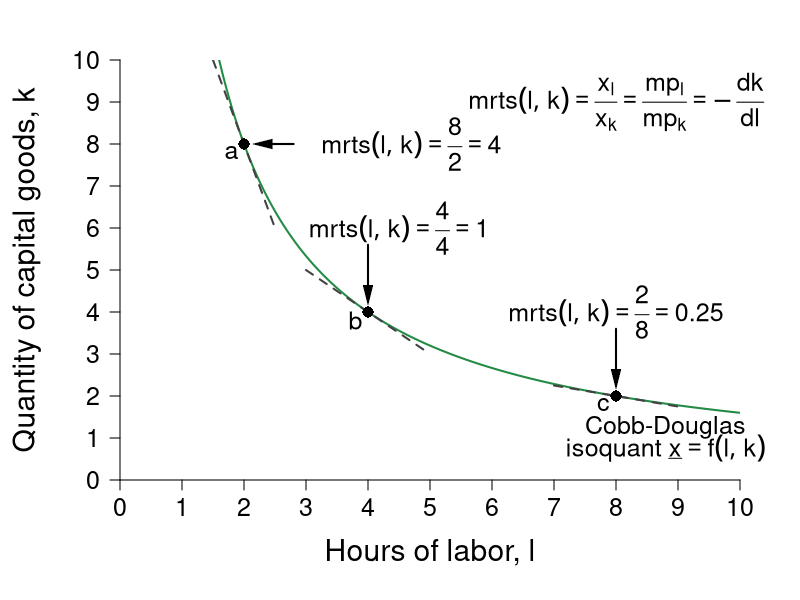

This figure's R source:
#Graph Designer: Simon Halliday
#Authors: Bowles, Foley and Halliday
#Title: Coordination, Conflict and Competition: A Text in Microeconomics

library(shape)
pdf(file = "specprodexch/isoquant_trs.pdf", width = 7, height = 7)

#Set parameters for graphics
pointsize <- 1.8
axislabelsize <- 1.8
labelsize <- 1.5
namesize <- 1.8
annotatesize <- 1.5
graphlinewidth <- 2
segmentlinewidth <- 1.5


COL <- c("#7fc97f", "#beaed4", "#fdc086", "#ffff99", "#386cb0", "#f0027f", "#bf5b17", "#666666")
COLA <- c("#e0f3db", "#99d8c9","#66c2a4","#41ae76", "#238b45", "#005824")
COLB <- c("#c6dbef", "#4eb3d3", "#2b8cbe", "#0868ac","#084081")

#Edited the margins to cater for the larger LHS labels
par(mar =  c(6, 6, 3, 3))

uFn <- function(x, y, alpha = 0.5){
  (x^alpha)*(y^(1 - alpha))
}

indiffA <- function(x, alpha = 0.5, uA = 5) {
  (uA / x^alpha)^(1/(1 - alpha))
}

trsline <- function(x, constant = 10, slope = 4){
  constant - (slope)*x
}

xlims <- c(0, 10)
ylims <- c(0, 10)

npts <- 501 
x <- seq(xlims[1], xlims[2], length.out = npts)
y <- seq(ylims[1], ylims[2], length.out = npts) 
a <- c(2, 4, 6)

plot(0, 0, xlim = xlims, ylim = ylims, type = "n",
     xlab = expression(paste("")),
     ylab = expression(paste("")), 
     xaxt = "n", 
     yaxt = "n", 
     cex.lab = axislabelsize, 
     bty = "n", 
     xaxs="i", 
     yaxs="i"
)


ticksy <- seq(from = 0, to = ylims[2], by = 1)
ylabels <- seq(from = 0, to = ylims[2], by = 1)
ticksx <- seq(from = 0, to = xlims[2], by = 1)
xlabels <- seq(from = 0, to = xlims[2], by = 1)
# ticksy <- c(ylims[1], 5.25, 8, ylims[2])
# ylabels <- c(NA, expression(paste(y,"*")), expression(paste(bar(y))), NA)
# ticksx <- c(xlims[1], 5.25, 8.944272, xlims[2])
# xlabels <- c(NA, expression(paste(x,"*")), expression(paste(bar(x))), NA)

axis(1, at = ticksx, pos = 0, labels = xlabels, cex.axis = labelsize)
axis(2, at = ticksy, pos = 0, labels = ylabels, las = 1, cex.axis = labelsize)

npts <- 500 
xx1 <- seq(xlims[1], xlims[2], length.out = npts)
xx2 <- seq(0, xlims[2], length.out = npts)
xx3 <- seq(1.5, 2.5, length.out = npts)
xx4 <- seq(3, 5, length.out = npts)
xx5 <- seq(7, 9, length.out = npts)

#Draw the graphs
lines(xx1, indiffA(xx1, alpha = 0.5, uA = 4), col = COLA[5], lwd = graphlinewidth)
lines(xx3, trsline(xx3, constant = 16), col = "grey26", lty = 2, lwd = graphlinewidth)
lines(xx4, trsline(xx4, constant = 8, slope = 1), col = "grey26", lty = 2, lwd = graphlinewidth)
lines(xx5, trsline(xx5, constant = 4, slope = 0.25), col = "grey26", lty = 2, lwd = graphlinewidth)
#lines(xx4, mcline(xx4, constant = totalcost(x = 3, c0 = 2, c1 = 0.05, c2 = 0.05) - 3*marginalcost(x = 3, c1 = 0.05, c2 = 0.05), slope = marginalcost(x = 3, c1 = 0.05, c2 = 0.05)), col = "gray", lty = 2, lwd = graphlinewidth)



#Label the feasible frontier
# text(3.2, 1, expression("Feasible Frontier"), cex = labelsize)
# text(3.2, 0.5, expression("(production possibilities frontier)"), cex = labelsize)
# Arrows(4.35, 0.95, 8.1, 0.95, col = "black", lty = 1, lwd = 2, arr.type = "triangle", arr.lwd = 0.5)

#Axis labels
mtext(expression(paste("Hours of labor, ", l)), side = 1, line = 3.5, cex = axislabelsize)
text(-1.5, 5, expression(paste("Quantity of capital goods, ", k)), xpd = TRUE, cex = axislabelsize, srt = 90) 


# contour(x, y, 
#         outer(x, y, uFn),
#         drawlabels = FALSE,
#         col = COLB[3],
#         lwd = graphlinewidth,
#         levels = a, 
#         xaxs="i", 
#         yaxs="i", 
#         add = TRUE)


#Label the indifference curves
text(8.8, 1.25, expression("Cobb-Douglas"), cex = labelsize, xpd = TRUE)
text(8.8, 0.75, expression(paste("isoquant ", underline(x) ==f(l,k))), cex = labelsize, xpd = TRUE)

text(8, 4, expression(paste(mrts(l,k) == frac(2,8), phantom() == 0.25)), cex = labelsize, xpd = TRUE)
Arrows(8, 3.6, 8, 2.4, col = "black", lty = 1, lwd = 2, arr.type = "triangle", arr.lwd = 0.5)

text(4.5, 6, expression(paste(mrts(l,k) == frac(4,4), phantom()==1)), cex = labelsize)
Arrows(4, 5.6, 4, 4.4, col = "black", lty = 1, lwd = 2, arr.type = "triangle", arr.lwd = 0.5)

text(4.7, 8, expression(paste(mrts(l,k) == frac(8,2), phantom() == 4)), cex = labelsize)
Arrows(2.8, 8, 2.3, 8, col = "black", lty = 1, lwd = 2, arr.type = "triangle", arr.lwd = 0.5)


#Label feasible and infeasible
text(8, 9, expression(paste(mrts(l,k) == frac(x[l], x[k]), phantom() == frac(mp[l], mp[k]), phantom() == -frac(dk,dl))), cex = labelsize, xpd = TRUE)
#text(3, 2.5, expression(paste("with plan ", (list(x, l, k)) )), cex = labelsize)

# text(8, 8.5, expression(paste("Production set:")), cex = labelsize)
# text(8, 8, expression(paste(x = bar(x), " feasible")), cex = labelsize)
# text(8, 7.5, expression(paste("with plan ", (list(x, l, k)) )), cex = labelsize)

#text(9.5, 3.15, expression(u[2]^A), cex = labelsize)
#text(9.5, 5.85, expression(u[3]^A), cex = labelsize)

#Annotate points (4,4),(2,8),(8,2) on feasibility frontier
text(3.8, 3.8, expression(paste(b)), cex = labelsize)
points(4, 4, pch = 16, col = "black", cex = 1.5)

text(1.8, 7.8, expression(paste(a)), cex = labelsize)
points(2, 8, pch = 16, col = "black", cex = 1.5)

text(7.8, 1.8, expression(paste(c)), cex = labelsize)
points(8, 2, pch = 16, col = "black", cex = 1.5)


dev.off()
